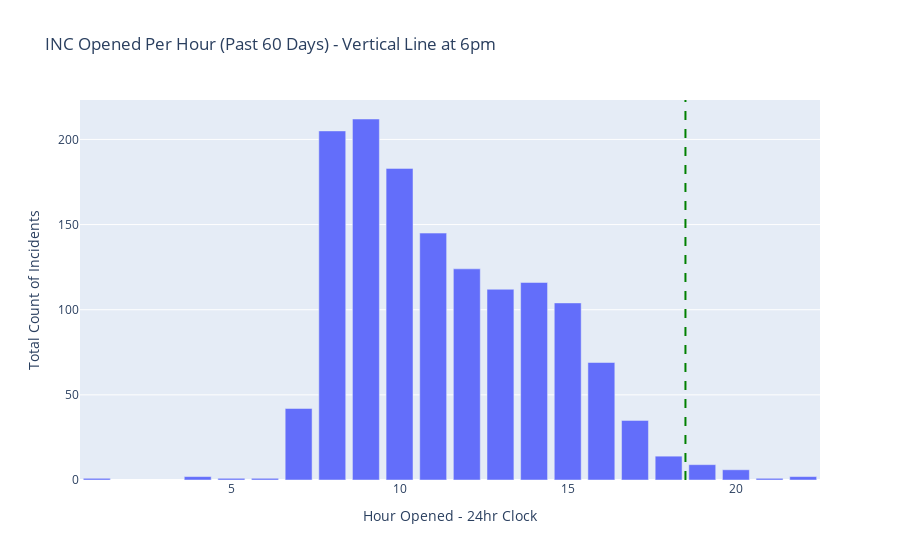

Notebook code cell kept with this figure:
### Markdown cell above
### How many INC are opened per hour - Total Day Overview

### Code cell
df_inc_per_hr = df_main['task_effective_number'].groupby(df_main['opened_at'].dt.hour).count()
# df_inc_per_hr

fig = px.bar(df_inc_per_hr, x=df_inc_per_hr.index, y='task_effective_number',
             labels={'opened_at':'Hour Opened - 24hr Clock', 'task_effective_number':'Total Count of Incidents'},
            title='INC Opened Per Hour (Past 60 Days) - Vertical Line at 6pm')
fig.add_vline(x=18.5, line_dash="dash", line_color="green")
fig.show()

### Figure 1 — Plotly figure (JSON) as saved in the notebook; plotly's stock layout.template omitted (floating-point values rounded to 4 significant figures)
{"data": [{"alignmentgroup": "True", "hovertemplate": "Hour Opened - 24hr Clock=%{x}<br>Total Count of Incidents=%{y}<extra></extra>", "legendgroup": "", "marker": {"color": "#636efa"}, "name": "", "offsetgroup": "", "orientation": "v", "showlegend": false, "textposition": "auto", "type": "bar", "x": [1, 4, 5, 6, 7, 8, 9, 10, 11, 12, 13, 14, 15, 16, 17, 18, 19, 20, 21, 22], "xaxis": "x", "y": [1, 2, 1, 1, 42, 205, 212, 183, 145, 124, 112, 116, 104, 69, 35, 14, 9, 6, 1, 2], "yaxis": "y"}], "layout": {"barmode": "relative", "legend": {"tracegroupgap": 0}, "shapes": [{"line": {"color": "green", "dash": "dash"}, "type": "line", "x0": 18.5, "x1": 18.5, "xref": "x", "y0": 0, "y1": 1, "yref": "y domain"}], "title": {"text": "INC Opened Per Hour (Past 60 Days) - Vertical Line at 6pm"}, "xaxis": {"anchor": "y", "domain": [0, 1], "title": {"text": "Hour Opened - 24hr Clock"}}, "yaxis": {"anchor": "x", "domain": [0, 1], "title": {"text": "Total Count of Incidents"}}}}
